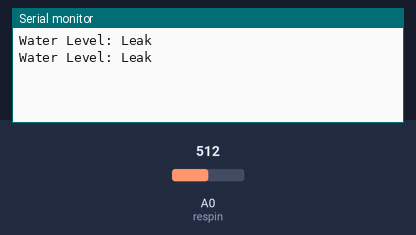
A sketch run on a simulated ESP8266 (NodeMCU). Shown: the last lines printed to the serial monitor. The inputs (shaded band) are chosen by the test bench; at power-on: A0 (respin) = 512.

Above: at 1.8 s.
1.9 s: A0 (respin) set to 105
At 2.8 s:
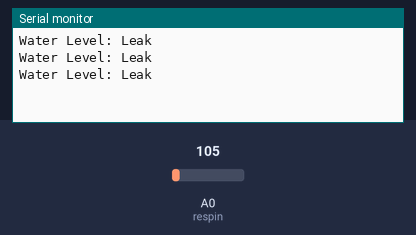
3.4 s: A0 (respin) set to 90
At 4.8 s:
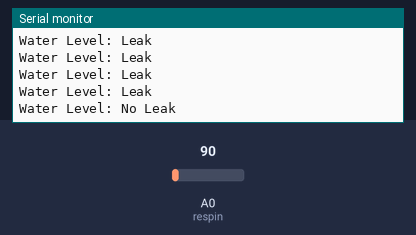

The sketch:

water.ino
```cpp
#include <ESP8266WiFi.h>
int resval = 0;  // holds the value
int respin = A0; // sensor pin use
boolean leak = false;
void setup(){
  pinMode(A0, INPUT);
  Serial.begin(115200);
}

void loop() {

  resval = analogRead(A0); //Read data from analog pin and store it to resval variable

  if (resval<=100)
  { Serial.println("Water Level: No Leak");
    leak = false;
  }
  else{
    Serial.println("Water Level: Leak");
    leak = true;
  }
  delay(1000);
}
```

Measured:
- the behaviour switches between 101 and 100 on A0 (respin) (found by bisection; images 1 and 2)
- after the input at 3.4 s, the serial monitor: prints a new line after 0.60 s (image 2)
